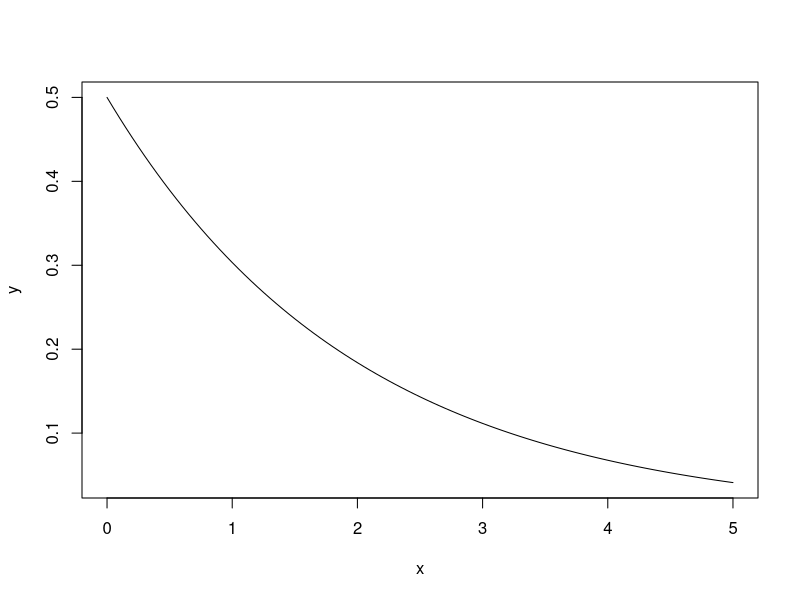
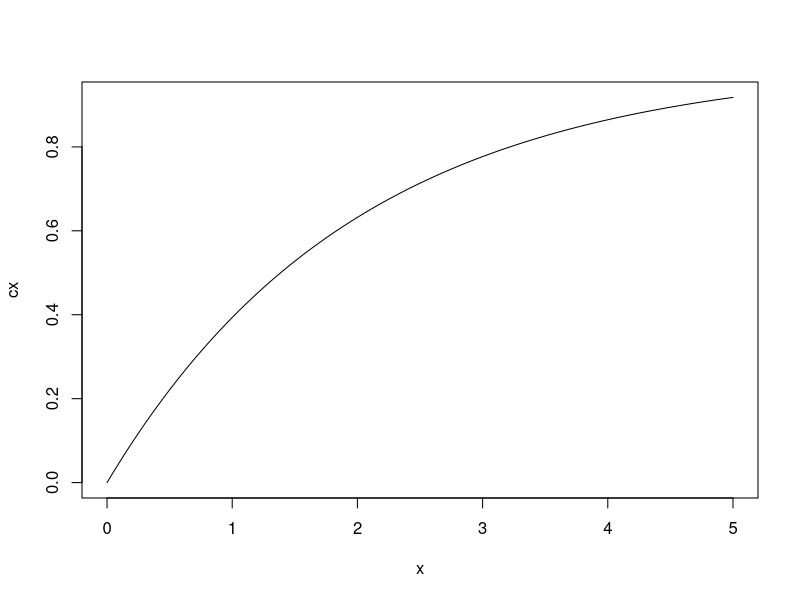
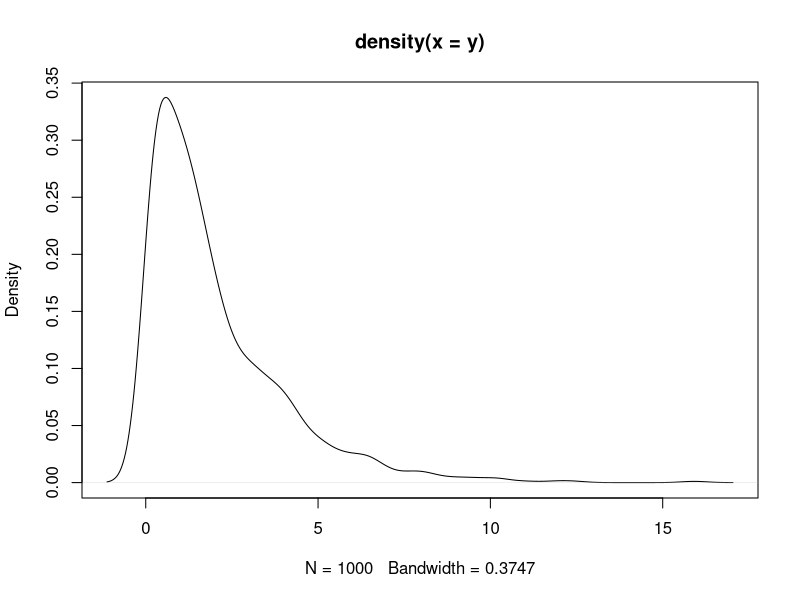
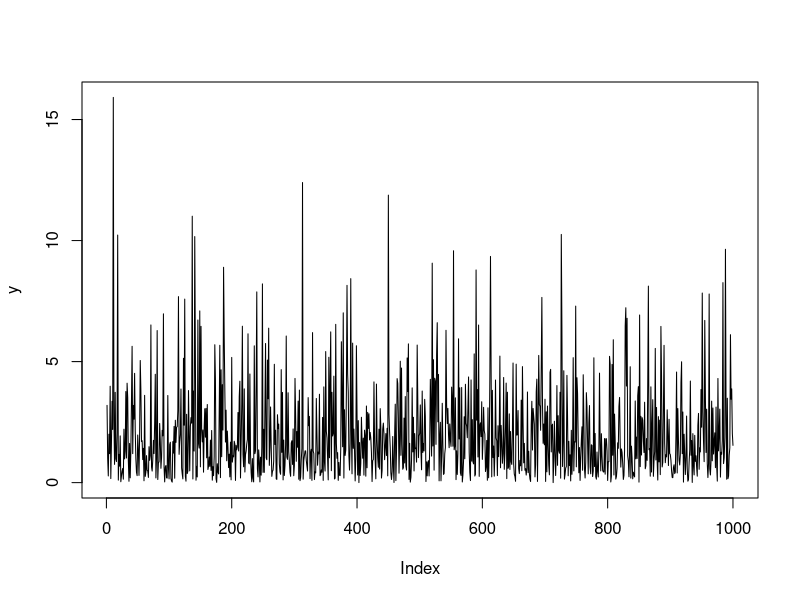

The R script that drew these images, in order:

#Q1a
ans1=1-punif(45,0,60)
ans1
#or
punif(45,0,60, lower.tail = F)
#Q1b
ans2=punif(30,0,60)-punif(20,0,60)
ans2


#Q2
#a
dexp(3,1/2)
#b
x=seq(0,5,.05)
y=dexp(x,1/2)
plot(x,y, type='l')
#c
ans=pexp(3,1/2)
ans
#d
cx=pexp(x,1/2)
plot(x,cx, type='l')
#e
y=rexp(1000,1/2)
plot(density(y))
plot(y, type='l')


#Q3a
#alpha is shape
#beta is scale
pgamma(1,shape=2,scale=1/3, lower.tail = F)
#or 
ans3=1-pgamma(1,shape=2,scale=1/3)
ans3
#Q3b
qgamma(.70,shape=2,scale=1/3)
